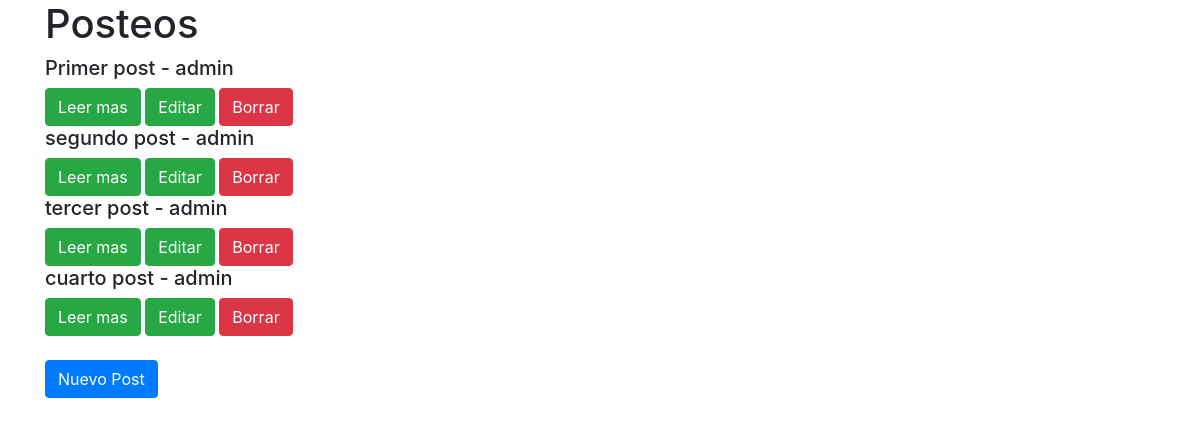
Before: /pagina/list/ with the older database file.
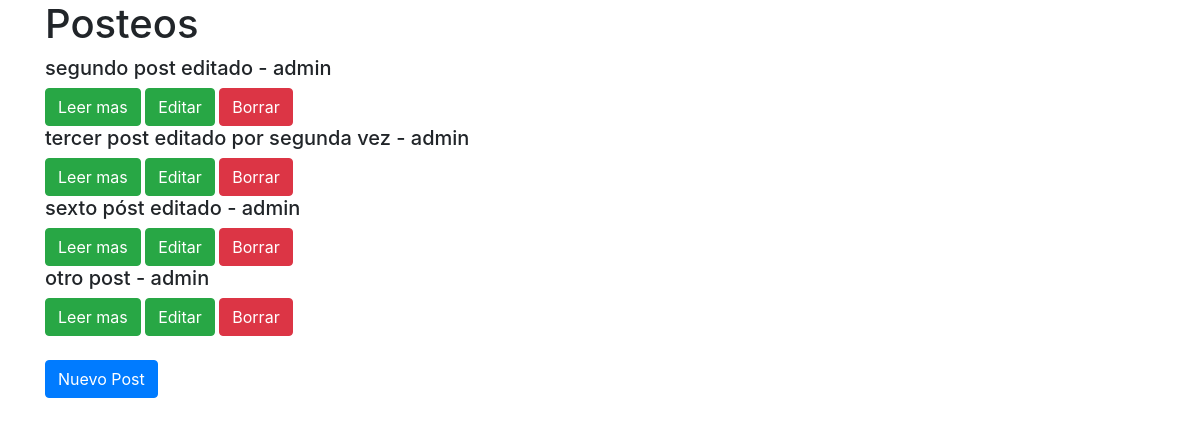
After: the same page with the newer database file.
### Blog/models.py (models this page shows, shortened)
class Pagina(models.Model):
    titulo=models.CharField(max_length=100)
    subtitulo=models.CharField(max_length=100)
    autor= models.ForeignKey(User, on_delete=models.CASCADE)
    cuerpo=models.TextField()
    fecha_posteo=models.DateField(default=date.today)
    imagen=models.ImageField(upload_to="post", null=True, blank=True)

### Blog/views.py (the view)
# urls.py: path('pagina/list/', PaginaList.as_view(), name="pagina_lista"),
class PaginaList(ListView):
    model=Pagina
    template_name="listapaginas.html"

### Blog/Templates/listapaginas.html (shortened to what this page needs)
{% extends "padre.html" %}
{% load static %}
{% block content %}
<h1>Posteos</h1>
{% for pagina in object_list %}
<h5>{{ pagina.titulo }} - {{ pagina.autor }}</h5>
<a class="btn btn-success" href="{% url 'pagina_detalle' pagina.id %}">Leer mas</a>
<a class="btn btn-success" href="{% url 'pagina_editar' pagina.id %}">Editar</a>
<a class="btn btn-danger" href="{% url 'pagina_borrar' pagina.id %}">Borrar</a>
{% endfor %}
<br>
<br>
<a class="btn btn-primary" href="{% url 'pagina_crear'  %}">Nuevo Post</a>
{% endblock %}

### Blog/Templates/padre.html (shortened to what this page needs)
<!doctype html>
<html lang="en">
  <head>
    <link rel="stylesheet" href="https://cdn.jsdelivr.net/npm/bootstrap@4.6.2/dist/css/bootstrap.min.css">
  </head>
  <body>
    <div class="container">
        {% block content %}
        {% endblock %}
    </div>
  </body>
</html>

Changed rows visible on the page:
removed Pagina: titulo "Primer post", autor "admin"
removed Pagina: titulo "cuarto post", autor "admin"
changed Pagina: titulo "segundo post" → "segundo post editado"
changed Pagina: titulo "tercer post" → "tercer post editado por segunda vez"
added Pagina: titulo "sexto póst editado", autor "admin"
added Pagina: titulo "otro post", autor "admin"
